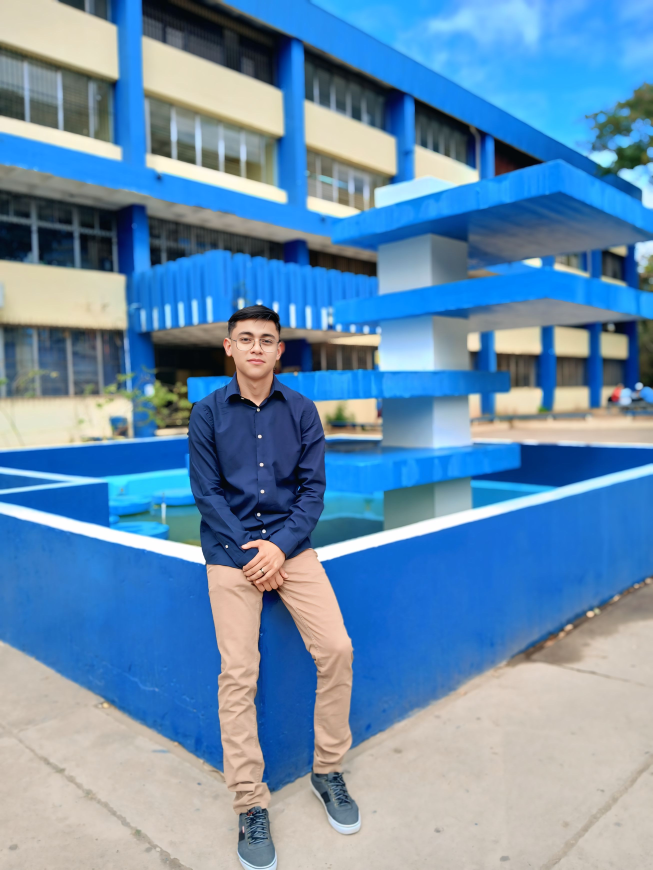
#> input picture dataset/Ia/1742396589425.jpg, 2610 x 3480 px (shown at 1/4 size); its folder holds only this picture in this run
$ python principal.py
#> lines starting #> are read from the running program, lines starting #| are printed output that depends on the picture
### red_neuronal.py
import numpy as np
import random

class RedNeuronal:
    def __init__(self, capas_ocultas, neuronas_por_capa, entrada, salida):
        self.capas = []
        self.biases = []

        capa_anterior = entrada
        for _ in range(capas_ocultas):
            self.capas.append(np.random.randn(neuronas_por_capa, capa_anterior) * 0.01)
            self.biases.append(np.zeros((neuronas_por_capa, 1)))
            capa_anterior = neuronas_por_capa

        # Capa de salida
        self.capas.append(np.random.randn(salida, capa_anterior) * 0.01)
        self.biases.append(np.zeros((salida, 1)))

    def relu(self, z):
        return np.maximum(0, z)

    def relu_derivada(self, z):
        return z > 0

    def sigmoid(self, z):
        return 1 / (1 + np.exp(-z))

    def sigmoid_derivada(self, z):
        s = self.sigmoid(z)
        return s * (1 - s)

    # [35 lines left out: functions forward, backpropagation, not called in this run]

    def calcular_mse(self, pred, y):
        return np.mean((pred - y) ** 2)

    # [9 lines left out: function entrenar, not called in this run]

    def dividir_datos(self, datos, etiquetas, porcentaje_entrenamiento=0.8):
        # Combina los datos y sus etiquetas correspondientes
        combinados = list(zip(datos, etiquetas))
        # Mezcla aleatoriamente los datos
        random.shuffle(combinados)

        # Calcula el punto de corte según el porcentaje
        total = len(combinados)
        corte = int(total * porcentaje_entrenamiento)

        # Divide los datos en entrenamiento y prueba
        datos_entrenamiento, etiquetas_entrenamiento = zip(*combinados[:corte])
        datos_prueba, etiquetas_prueba = zip(*combinados[corte:])

        # Convierte de nuevo a listas para facilitar su uso
        return list(datos_entrenamiento), list(etiquetas_entrenamiento), list(datos_prueba), list(etiquetas_prueba)

    def predecir(self, x):
        salida, _ = self.forward(x)
        return salida[-1]

### principal.py
import os
import numpy as np
from PIL import Image
from red_neuronal import RedNeuronal

# Tamaño de entrada (700x600)
ANCHO = 700
ALTO = 600
INPUT_SIZE = ANCHO * ALTO

# Parámetros de la red neuronal (ajústalos aquí directamente)
CAPAS_OCULTAS = 1
NEURONAS_POR_CAPA = 64
EPOCAS = 300

def cargar_imagen(ruta):
#> called with ruta = 'dataset/Ia/1742396589425.jpg'
    imagen = Image.open(ruta).convert('L')
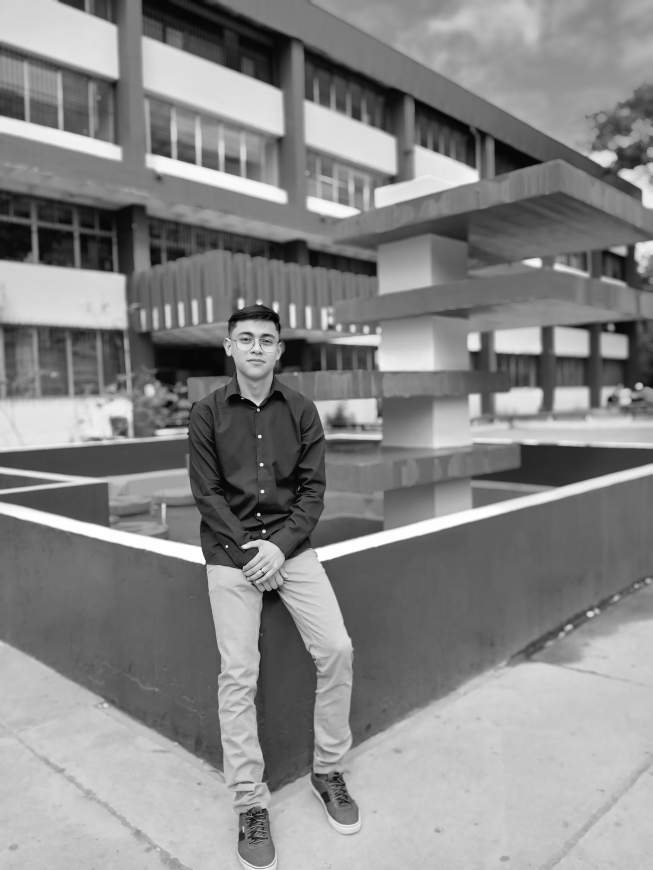
#> imagen: PIL image 2610x3480 L (shown at 1/4 size); min 0, max 255, mean 134.6
    imagen = imagen.resize((ANCHO, ALTO))
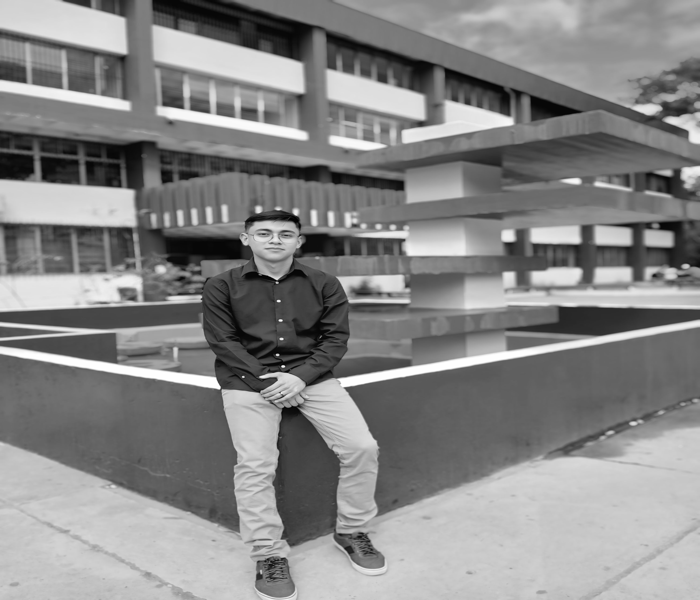
#> imagen: PIL image 700x600 L; min 0, max 255, mean 134.6
    vector = np.array(imagen).reshape(-1, 1) / 255.0
    return vector

def cargar_dataset(directorio):
    datos = []
    etiquetas = []
    for clase in ["Ia", "No_ia"]:
        carpeta = os.path.join(directorio, clase)
        if not os.path.isdir(carpeta):
            continue
        for archivo in os.listdir(carpeta):
            ruta = os.path.join(carpeta, archivo)
            try:
                imagen = cargar_imagen(ruta)
                datos.append(imagen)
                etiquetas.append(np.array([[1]]) if clase.lower() == "ia" else np.array([[0]]))
            except Exception as e:
                print(f"⚠️ Error al cargar imagen {archivo}: {e}")
    return datos, etiquetas

def menu():
    print("----- ENTRENAMIENTO DE RED NEURONAL -----")
    print("\nCargando dataset...")
    datos, etiquetas = cargar_dataset("dataset")
#> datos = 1 item; etiquetas = [[1]]

    if not datos:
        print("❌ Error: No se encontraron imágenes válidas en el dataset.")
        return

    # Crear red neuronal
    red = RedNeuronal(CAPAS_OCULTAS, NEURONAS_POR_CAPA, INPUT_SIZE, 1)

    # Dividir datos en entrenamiento y prueba
    datos_entrenamiento, etiquetas_entrenamiento, datos_prueba, etiquetas_prueba = red.dividir_datos(datos, etiquetas)
#> in dividir_datos, `combinados = list(zip(datos, etiquetas))`: combinados = 1 item
#> in dividir_datos, `total = len(combinados)`: total = 1
#> in dividir_datos, `corte = int(total * porcentaje_entrenamiento)`: corte = 0

    print(f"Total de datos: {len(datos)}")
    print(f"Datos de entrenamiento: {len(datos_entrenamiento)}")
    print(f"Datos de prueba: {len(datos_prueba)}")

    print("\nEntrenando modelo...\n")
    red.entrenar(datos_entrenamiento, etiquetas_entrenamiento, EPOCAS)
    print("\n✅ Entrenamiento completo.\n")

    print("Evaluando en datos de prueba...")
    aciertos = 0
    for entrada, etiqueta in zip(datos_prueba, etiquetas_prueba):
        salida = red.predecir(entrada)
        pred = 1 if salida[0][0] > 0.85 else 0
        if pred == etiqueta[0][0]:
            aciertos += 1
    precision = aciertos / len(datos_prueba)
    print(f"🎯 Precisión en prueba: {precision * 100:.2f}%\n")

    while True:
        print("----- MENÚ DE PRUEBA -----")
        ruta = input("Ingresa la ruta de una imagen para predecir (o 'salir'): ")
        if ruta.lower() == "salir":
            break
        if not os.path.isfile(ruta):
            print("Ruta inválida. Intenta de nuevo.")
            continue

        try:
            entrada = cargar_imagen(ruta)
            resultado = red.predecir(entrada)
            probabilidad = float(resultado[0][0])

            print(f"\nProbabilidad: {probabilidad:.4f}")
            if probabilidad > 0.85:
                print("✅ Es tu rostro")
            else:
                print("❌ No es tu rostro")
        except Exception as e:
            print(f"⚠️ No se pudo procesar la imagen: {e}")
        print("\n")

if __name__ == "__main__":
#> (the run stopped early here; a loop or call above may not have finished)
